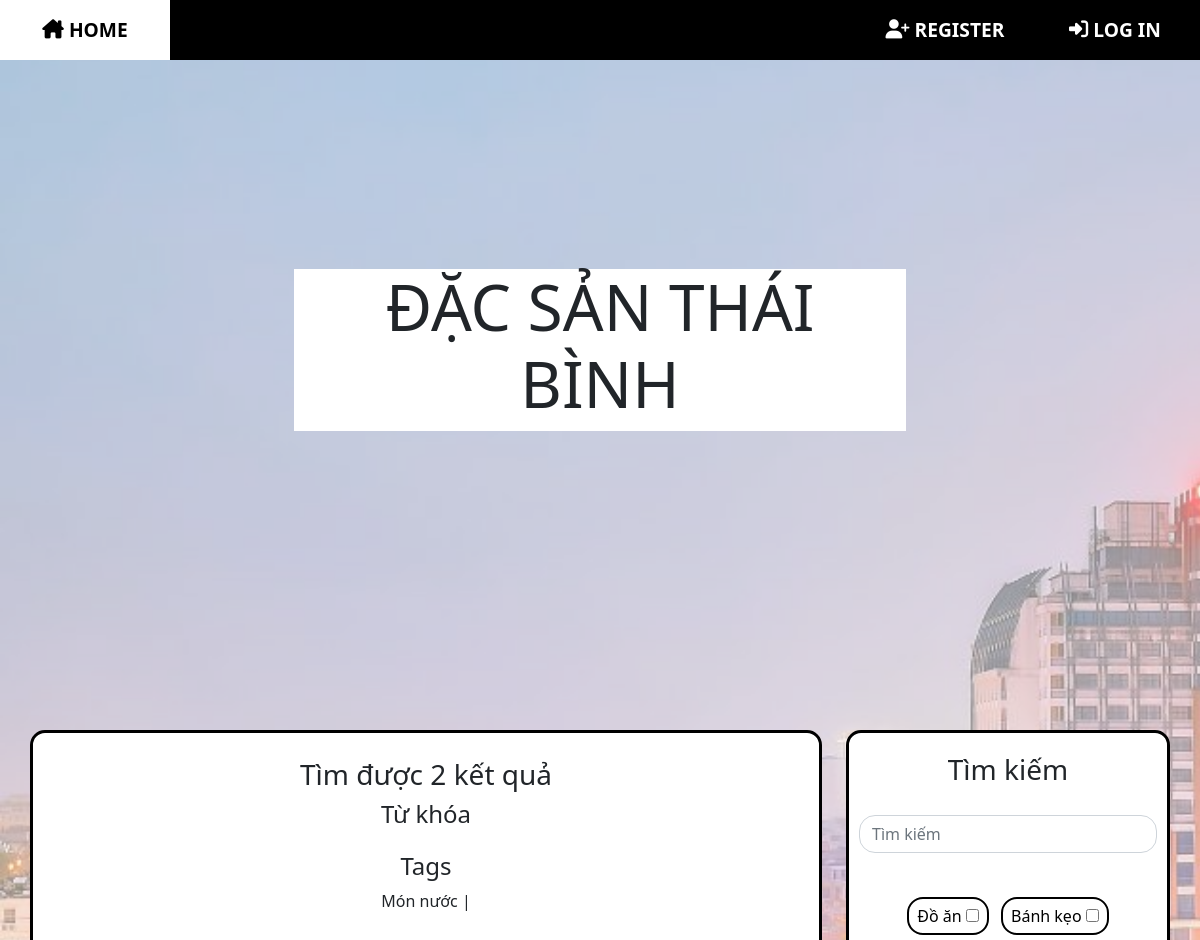
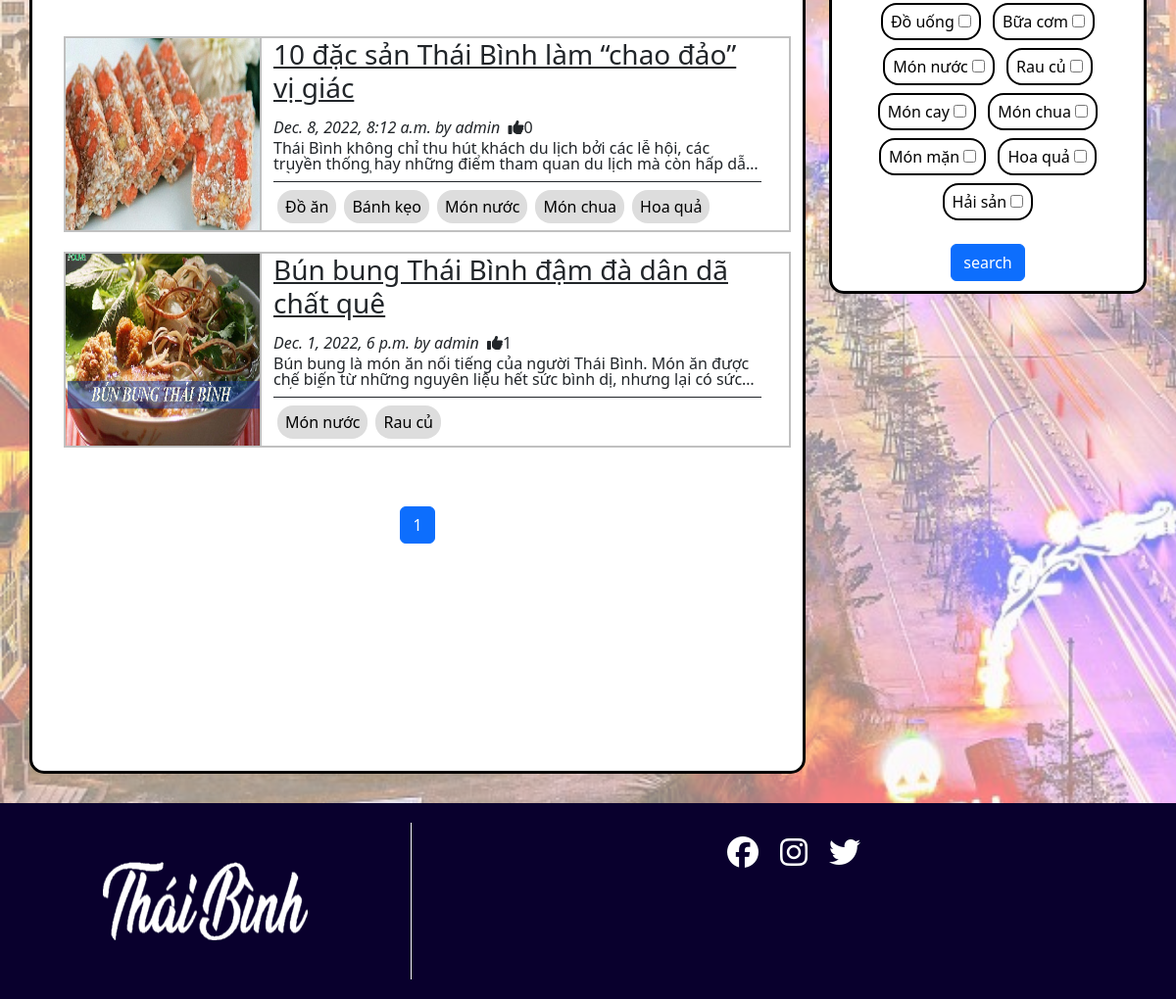
Screenshot of /search/?q=&c=14 with the database file from the repository (2 pictures, top to bottom).
### blog/models.py (models this page shows, shortened)
class Category(models.Model):
    name = models.CharField(max_length=100)
    def __str__(self):
        return self.name

class Post(models.Model):
    class NewManager(models.Manager):
        def get_queryset(self):
            return super().get_queryset().filter(status='published')
    options = (
        ('draft', 'Draft'),
        ('published', 'Published'),
    )
    title = models.CharField(max_length=250)
    category = models.ManyToManyField(
        Category, blank=True, related_name='posts')
    excerpt = models.TextField(blank=True, null=True)
    slug = models.SlugField(max_length=250, unique_for_date='publish')
    image = models.FileField(
        upload_to='static/thumbnail/', default='static/thumbnail/default/default.jpg')
    publish = models.DateTimeField(default=timezone.now)
    author = models.ForeignKey(
        User, on_delete=models.CASCADE, related_name='blog_posts')
    content = RichTextUploadingField(null=True)
    status = models.CharField(max_length=10, choices=options, default='draft')
    likes = models.ManyToManyField(User, blank=True, related_name='likes')
    bookmark = models.ManyToManyField(
        User, blank=True, related_name='bookmark')
    objects = models.Manager()  # default manager
    newmanager = NewManager()  # custom manager
    def get_absolute_url(self):
        return reverse('blog:post_single', args=[self.slug])
    class Meta:
        ordering = ('-publish',)

### blog/views.py (the view)
# urls.py: path('search/', views.post_search, name='post_search'),
def post_search(request):
    q = ''
    c = ''
    results = standard_filter(request)
    form = PostSearchForm(request.GET)
    if form.is_valid():
        q = form.cleaned_data['q']
        c = form.cleaned_data['c']
        results = results.filter(title__contains=q)
        for tag in c:
            results = results.filter(category=tag.id)
    list = pagination(request, results)
    return render(request, 'blog/search.html', {'categorys': Category.objects.all(), 'posts': results, 'total_results': results.count, 'q': str(q), 'c': c, 'list': list})

### blog/views.py (called while the page is built)
def pagination(request, posts):
    obj = posts
    page_n = request.GET.get('page')
    p = Paginator(obj, 5)
    list = p.get_page(page_n)
    return list

def standard_filter(request):
    posts = Post.newmanager.all()
    user = request.user
    if user.is_superuser or user.is_staff:
        if user.is_superuser:
            posts = Post.objects.all()
        else:
            posts = Post.objects.filter(
                Q(status='published')) | Post.objects.filter(Q(author=user, status='draft'))
    return posts

### templates/blog/search.html (shortened to what this page needs)
{% extends "base/base.html" %} {% block title %} Kết quả tìm kiếm {% endblock %} {%load static%}{% block content %} {%include "base/nav-bar.html"%}
<div class="bgpic"><img src="{% static 'Thanh-pho.jpg' %}" /></div>
<div class="col">
    <div class="row" id="row-titlecard">
        <div class="titlecard">
            <h1 style="font-size:400%">ĐẶC SẢN THÁI BÌNH</h1>
        </div>
    </div>
    <div class="row ">
        <div class="col-8">
            <div class="container">
                <div class="search-result-dialog">
                    <h3>Tìm được {{total_results}} kết quả</h3>
                    <h4>Từ khóa</h4>
                    <h4>Tags</h4>
                    <p>
                        {%for tag in c%} {{tag}} | {%endfor%}</p>
                </div>
                {% include "blog/list.html" %}
            </div>
        </div>
        <div class="col-4">
            {% include "blog/searchbox.html" %}
        </div>
    </div>
    {%include "base/footer.html"%}
</div>
{% endblock %}

### templates/blog/list.html (shortened to what this page needs)
{%block content%}
<div class="col pt-5">
    {% for post in list %}
    <div class="post-container row">
        <div class="col-3 post-thumbnail ">
            <img src="/{{post.image}}" />
        </div>
        <div class="col-9 post-detail">
            <div class="post-title">
                <h3>
                    <a class="text-dark" href="{{post.get_absolute_url}} ">{{post.title}}</a>
                </h3>
            </div>
            <div class="post-meta">
                <em>{{post.publish}} by {{post.author}}</em> &nbsp; <i class="fa-sharp fa-solid fa-thumbs-up" {%if user in post.likes.all %} style="color: blue;" {%endif%}></i> {{post.likes.count}}
            </div>
            <div class="post-excerpt">
                <p>{{post.excerpt}}</p>
            </div>
            <div class="post-cat">
                {% for tag in post.category.all %}
                <a class="tag-btn" href="/search/?q=&c={{tag.id}}">{{tag}}</a>{%endfor%}
            </div>
        </div>
    </div>
    {% endfor %}
</div>
<nav aria-label="Page navigation example">
    <ul class="pagination" style="text-align: center;">
        <li class="page-item active"><a class="page-link" href="?page={{list.number}}">{{list.number}}</a></li>
    </ul>
</nav>
{%endblock%}

### templates/blog/searchbox.html
{% load static %} {% block content %}
<link href="{% static 'style.css' %}" rel="stylesheet">
<div class="search-box">
    <form role="search" method="get" action="/search/">
        <h3>Tìm kiếm</h3>
        <div class="search-bar">
            <input class="form-control me-5" name="q" type="search" placeholder="Tìm kiếm" aria-label="Search">
        </div>
        <div class="tag-bar">
            {% for tag in categorys.all%}
            <div class="tag-checkbox">
                <label for="{{tag}}" class="">{{tag.name}}</label>
                <input name="c" type="checkbox" id="{{tag}}" value="{{tag.pk}}">
            </div>
            {%endfor%}
        </div>
        <button class="btn btn-primary" type="submit">search </button>
    </form>
</div>
{% endblock %}

### static/style.css (style rules this page uses)
* { box-sizing: border-box; padding: 0; margin: 0; }
.bgpic { width: 100%; height: 100%; position: fixed; z-index: -1; opacity: 0.5; }
.container { border: solid black; border-radius: 15px; background-color: white; margin: 30px; padding-bottom: 50px; min-height: 1000px; }
.titlecard { background-color: white; width: 50%; text-align: center; align-self: center; margin-right: auto; margin-left: auto; }
#row-titlecard { height: 700px; }
.search-box { border: solid black; display: flex; flex-direction: column; align-items: center; border-radius: 15px; background-color: white; min-height: 400px; position: sticky; top: 70px; margin: 30px; padding: 20px 10px 10px 10px; }
.search-box form { display: flex; flex-direction: column; align-items: center; }
.search-bar { margin-top: 20px; margin-bottom: 20px; }
.tag-bar { margin: 20px 10px 20px 10px; text-align: center; }
.tag-checkbox { border: black solid 2px; color: black; padding: 5px 8px; text-align: center; text-decoration: none; display: inline-block; margin: 4px; cursor: pointer; border-radius: 16px; min-width: 55px; }
.form-control { border-radius: 1rem; }
.post-container { position: relative; background-color: white; border: solid #C0C0C0 2px; margin: 0 0 20px 20px; height: 200px; max-width: 800px; overflow: hidden; }
.post-container .post-thumbnail { position: absolute; padding: 0; border-right: inherit; overflow: hidden; height: 100%; width: 200px; }
.post-container .post-thumbnail img { width: 100%; height: 100%; }
.post-container .post-detail { position: relative; left: 200px; }
.post-container .post-detail .post-title { position: absolute; margin-bottom: 10px; height: 70px; width: 90%; overflow: hidden; text-overflow: ellipsis; display: -webkit-box; line-height: 40px; -webkit-line-clamp: 2; -webkit-box-orient: vertical; }
.post-container .post-detail .post-excerpt { position: absolute; bottom: 45px; margin-bottom: 13px; height: 34px; width: 90%; overflow: hidden; text-overflow: ellipsis; display: -webkit-box; line-height: 16px; -webkit-line-clamp: 2; -webkit-box-orient: vertical; }
.post-container .post-detail .post-cat { position: absolute; bottom: 0px; border-top: solid 1px; height: 50px; width: 90%; text-overflow: ellipsis; overflow: hidden; display: flex; align-items: center; }
.post-container .post-detail .post-meta { position: absolute; bottom: 95px; font-size: medium; height: 18px; width: 90%; overflow: hidden; text-overflow: ellipsis; display: -webkit-box; line-height: 15px; }
.tag-btn { background-color: #ddd; border: none; color: black; padding: 5px 8px; text-align: center; text-decoration: none; display: inline-block; margin: 4px; cursor: pointer; border-radius: 16px; min-width: 55px; }
.search-result-dialog { padding-top: 25px; display: flex; flex-direction: column; align-items: center; }
.search-result-dialog p { width: 100%; overflow-wrap: break-word; text-align: center; }
.pagination { margin-top: 60px; display: flex; justify-content: center; }
.active>.page-link { z-index: 0; }

### rows the page displays
Category: name "Món nước"
Post: image (picture), title "10 đặc sản Thái Bình làm “chao đảo” vị giác", publish "Dec. 8, 2022, 8:12 a.m.", author "admin", likes.count "0", excerpt "Thái Bình không chỉ thu hút khách du lịch bởi các lễ hội, các truyền thống hay những điểm tham quan du lịch mà còn hấp…"
Category: name "Đồ ăn"
Category: name "Bánh kẹo"
Category: name "Món chua"
Category: name "Hoa quả"
Post: image (picture), title "Bún bung Thái Bình đậm đà dân dã chất quê", publish "Dec. 1, 2022, 6 p.m.", author "admin", likes.count "1", excerpt "Bún bung là món ăn nổi tiếng của người Thái Bình. Món ăn được chế biến từ những nguyên liệu hết sức bình dị, nhưng lại có…"
Category: name "Rau củ"
Category: name "Đồ uống"
Category: name "Bữa cơm"
Category: name "Món cay"
Category: name "Món mặn"
Category: name "Hải sản"

### other values shown
{{ total_results }} "2"
{{ list.number }} "1"
